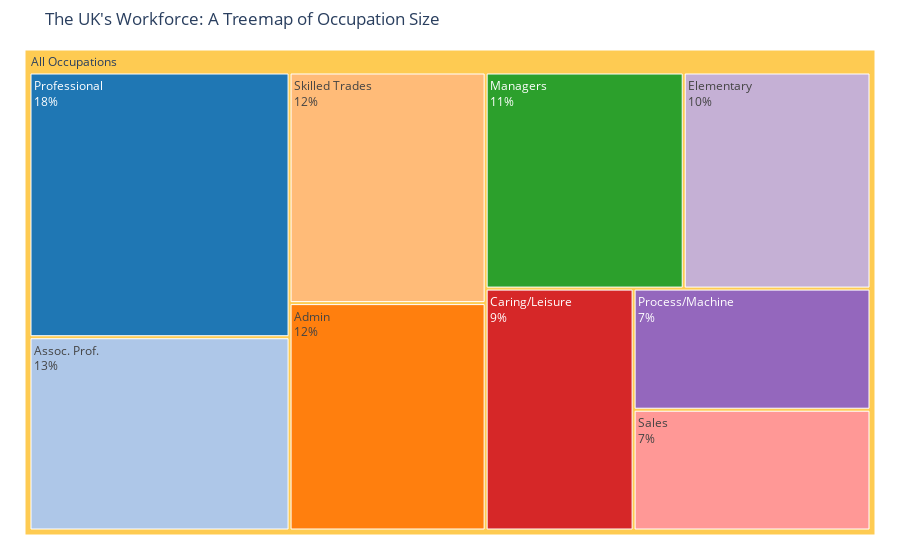
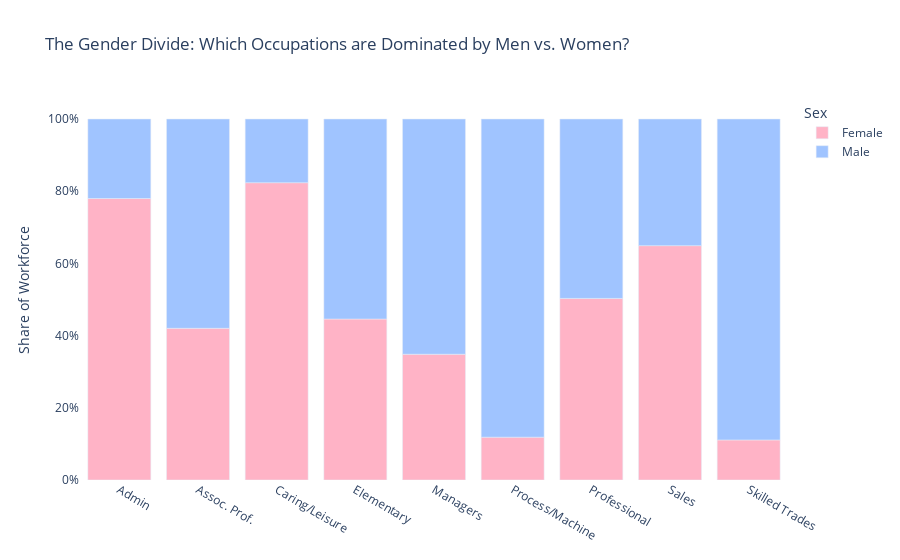
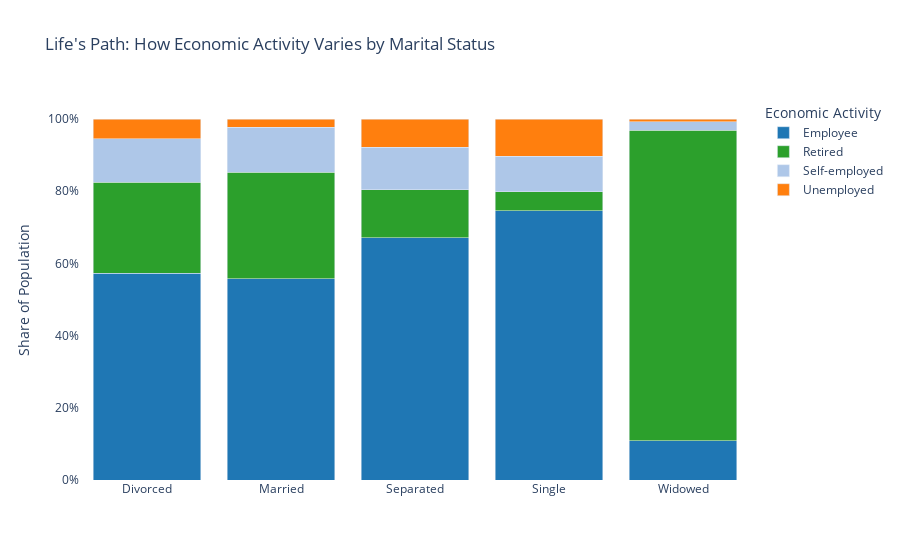

Write notebook code for charts like these, in order.
### Code cell
# --- Plot 1: The Gendered Shape of the Workweek (KDE) ---
print("\n--- Plot 1: The Gendered Shape of the Workweek ---")
male_hours_kde = df_working_pop.loc[df_working_pop["sex"]=="Male", "hours_numeric"].dropna()
female_hours_kde = df_working_pop.loc[df_working_pop["sex"]=="Female", "hours_numeric"].dropna()

kde_m = gaussian_kde(male_hours_kde, bw_method=0.3)
kde_f = gaussian_kde(female_hours_kde, bw_method=0.3)
x_grid = np.linspace(0, 65, 400)

plt.figure(figsize=(10, 6))
plt.plot(x_grid, kde_m(x_grid), color=MALE_COLOR, label="Male", linewidth=2.5)
plt.plot(x_grid, kde_f(x_grid), color=FEMALE_COLOR, label="Female", linewidth=2.5)
plt.fill_between(x_grid, kde_m(x_grid), alpha=0.15, color=MALE_COLOR)
plt.fill_between(x_grid, kde_f(x_grid), alpha=0.15, color=FEMALE_COLOR)
plt.xlabel("Approximate hours worked per week", fontsize=11)
plt.ylabel("Density (KDE)", fontsize=11)
plt.suptitle("The Gendered Shape of the Workweek", fontsize=16, fontweight='bold', y=1.03)
plt.title("Men cluster around 40 hours; Women show a bimodal split (20 & 40 hours)", fontsize=11, style='italic', pad=20)
plt.legend()
plt.grid(alpha=0.25)
plt.tight_layout()
plt.show()

# --- Plot 2: Occupation Distribution by Gender (Countplot) ---
print("\n--- Plot 2: Occupation Distribution by Gender ---")
df_female = df_working_pop[df_working_pop['sex'] == 'Female']
female_counts_by_occupation = df_female['occupation'].value_counts()
order_by_female_count = female_counts_by_occupation.index

plt.figure(figsize=(10, 7))
plt.grid(axis='x', color='lightgray', linewidth=0.6)
sns.countplot(
    data=df_working_pop,
    y="occupation",
    hue="sex",
    order=order_by_female_count,  
    palette=[FEMALE_COLOR, MALE_COLOR],
    alpha=0.85
)
plt.yticks(fontsize=9) 
plt.xticks(fontsize=12) 
plt.title("Gender Divide in Occupations: Separation Between 'Male Jobs' and 'Female Jobs", fontsize=15, fontweight='bold', pad=15, loc='left' )
plt.xlabel("Count Number", fontsize=14)
plt.ylabel("Occupation Category", fontsize=14)
plt.legend(title="", fontsize=13) 
sns.despine(left=True, bottom=True)
plt.tight_layout()
plt.show()

# --- Plot 3: The Age-Health Connection ---
print("\n--- Plot 3: The Age-Health Connection ---")
df_health_age = df[
    (df['health'] != 'Not applicable') &
    (df['age'] != 'Not applicable') &
    (df['age'] != '0-15')
]
crosstab_norm = pd.crosstab(df_health_age['age'], df_health_age['health'], normalize='index')
health_order = ["Very Good", "Good", "Fair", "Bad", "Very Bad"]
crosstab_norm = crosstab_norm[health_order] 

fig_heat, ax_heat = plt.subplots(figsize=(12, 8))
sns.heatmap(
    crosstab_norm,
    annot=True,
    fmt='.1%',
    cmap='YlGnBu',
    linewidths=.5,
    ax=ax_heat,
    cbar_kws={'format': mtick.PercentFormatter(1.0)}
)
ax_heat.set_title('The Age-Health Connection: Self-Reported Health Declines with Age', fontsize=18, loc='left', pad=20)
ax_heat.set_xlabel('Health (1=Very Good, 5=Very Bad)', fontsize=12)
ax_heat.set_ylabel('Age Bracket', fontsize=12)
ax_heat.tick_params(axis='both', which='both', left=False, bottom=False)
plt.show()

# --- Plot 4: The UK's Workforce: A Treemap of Occupation Size ---
print("\n--- Plot 4: The UK's Workforce: A Treemap of Occupation Size ---")
df_treemap = df_working_pop.groupby('occupation')['person_id'].count().reset_index()

fig_tree = px.treemap(
    df_treemap,
    path=[px.Constant("All Occupations"), 'occupation'],
    values='person_id',
    title="The UK's Workforce: A Treemap of Occupation Size",
    color='occupation',
    color_discrete_map={
        "Managers": "#2ca02c", "Professional": "#1f77b4", "Assoc. Prof.": "#aec7e8",
        "Admin": "#ff7f0e", "Skilled Trades": "#ffbb78", "Caring/Leisure": "#d62728",
        "Sales": "#ff9896", "Process/Machine": "#9467bd", "Elementary": "#c5b0d5"
    },
    labels={'occupation': 'Occupation', 'person_id': 'Total People'},
    hover_data={'person_id': ':.0f'}
)
fig_tree.update_traces(textinfo="label+percent root", hovertemplate='<b>%{label}</b><br>Population: %{value:,.0f}<br>Share: %{percentRoot:.1%}')
fig_tree.update_layout(coloraxis_showscale=False, margin=dict(t=50, l=25, r=25, b=25))
fig_tree.show()

# --- Plot 5: The Gender Divide: Occupation by Sex ---
print("\n--- Plot 5: The Gender Divide: Occupation by Sex ---")
df_agg_gender = df_working_pop.groupby(['occupation', 'sex'])['person_id'].count().reset_index()
df_agg_gender['Percentage'] = df_agg_gender.groupby('occupation')['person_id'].transform(lambda x: x / x.sum())

fig_bar_gender = px.bar(
    df_agg_gender,
    x='occupation',
    y='Percentage',
    color='sex',
    title='The Gender Divide: Which Occupations are Dominated by Men vs. Women?',
    color_discrete_map={'Male': MALE_COLOR, 'Female': FEMALE_COLOR},
    labels={'occupation': 'Occupation', 'Percentage': 'Share of Workforce', 'sex': 'Sex'}
)
fig_bar_gender.update_traces(hovertemplate='<b>%{data.name}</b><br>Share: %{y:.1%}<extra></extra>')
fig_bar_gender.update_layout(
    yaxis_title='Share of Workforce',
    yaxis_tickformat='.0%',
    legend_title='Sex',
    plot_bgcolor='white',
    xaxis_title=None,
    xaxis={'categoryorder':'total descending'}
)
fig_bar_gender.show()

# --- Plot 6: Life's Path: Economic Activity by Marital Status ---
print("\n--- Plot 6: Life's Path: How Economic Activity Varies by Marital Status ---")
df_agg_marital_base = df[
    df['marital_status'].notna() & (df['marital_status'] != 'Not applicable') &
    df['economic_activity'].notna() & (df['economic_activity'] != 'Not applicable')
].copy()
df_agg_marital = df_agg_marital_base[
    df_agg_marital_base['economic_activity'].isin(['Employee', 'Self-employed', 'Looking after home or family', 'Retired', 'Unemployed'])
].groupby(['marital_status', 'economic_activity'])['person_id'].count().reset_index()
df_agg_marital['Percentage'] = df_agg_marital.groupby('marital_status')['person_id'].transform(lambda x: x / x.sum())

fig_marital = px.bar(
    df_agg_marital,
    x='marital_status',
    y='Percentage',
    color='economic_activity',
    title="Life's Path: How Economic Activity Varies by Marital Status",
    labels={'marital_status': 'Marital Status', 'Percentage': 'Share of Population', 'economic_activity': 'Economic Activity'},
    barmode='stack',
    color_discrete_map={
        'Employee': '#1f77b4', 'Self-employed': '#aec7e8', 'Unemployed': '#ff7f0e',
        'Looking after home or family': '#ffbb78', 'Retired': '#2ca02c'
    }
)
fig_marital.update_traces(hovertemplate='<b>%{data.name}</b><br>Share: %{y:.1%}<extra></extra>')
fig_marital.update_layout(
    yaxis_title='Share of Population',
    yaxis_tickformat='.0%',
    legend_title='Economic Activity',
    plot_bgcolor='white',
    xaxis_title=None
)
fig_marital.show()

### Figure 1 — Plotly figure (JSON) as saved in the notebook; plotly's stock layout.template omitted (floating-point values rounded to 4 significant figures)
{"data": [{"branchvalues": "total", "customdata": [[256657, "(?)"], [29710, "Admin"], [33495, "Assoc. Prof."], [23850, "Caring/Leisure"], [26895, "Elementary"], [28524, "Managers"], [19118, "Process/Machine"], [45873, "Professional"], [19063, "Sales"], [30129, "Skilled Trades"]], "domain": {"x": [0, 1], "y": [0, 1]}, "hovertemplate": "<b>%{label}</b><br>Population: %{value:,.0f}<br>Share: %{percentRoot:.1%}", "ids": ["All Occupations", "All Occupations/Admin", "All Occupations/Assoc. Prof.", "All Occupations/Caring/Leisure", "All Occupations/Elementary", "All Occupations/Managers", "All Occupations/Process/Machine", "All Occupations/Professional", "All Occupations/Sales", "All Occupations/Skilled Trades"], "labels": ["All Occupations", "Admin", "Assoc. Prof.", "Caring/Leisure", "Elementary", "Managers", "Process/Machine", "Professional", "Sales", "Skilled Trades"], "marker": {"colors": ["#FECB52", "#ff7f0e", "#aec7e8", "#d62728", "#c5b0d5", "#2ca02c", "#9467bd", "#1f77b4", "#ff9896", "#ffbb78"]}, "name": "", "parents": ["", "All Occupations", "All Occupations", "All Occupations", "All Occupations", "All Occupations", "All Occupations", "All Occupations", "All Occupations", "All Occupations"], "textinfo": "label+percent root", "type": "treemap", "values": [256700.0, 29710.0, 33500.0, 23850.0, 26900.0, 28520.0, 19120.0, 45870.0, 19060.0, 30130.0]}], "layout": {"coloraxis": {"showscale": false}, "legend": {"tracegroupgap": 0}, "margin": {"b": 25, "l": 25, "r": 25, "t": 50}, "title": {"text": "The UK's Workforce: A Treemap of Occupation Size"}}}

### Figure 2 — Plotly figure (JSON) as saved in the notebook; plotly's stock layout.template omitted (floating-point values rounded to 4 significant figures)
{"data": [{"hovertemplate": "<b>%{data.name}</b><br>Share: %{y:.1%}<extra></extra>", "legendgroup": "Female", "marker": {"color": "#ffb3c6", "pattern": {"shape": ""}}, "name": "Female", "orientation": "v", "showlegend": true, "textposition": "auto", "type": "bar", "x": ["Admin", "Assoc. Prof.", "Caring/Leisure", "Elementary", "Managers", "Process/Machine", "Professional", "Sales", "Skilled Trades"], "xaxis": "x", "y": [0.7798, 0.4202, 0.8236, 0.4459, 0.3484, 0.1187, 0.5029, 0.6492, 0.111], "yaxis": "y"}, {"hovertemplate": "<b>%{data.name}</b><br>Share: %{y:.1%}<extra></extra>", "legendgroup": "Male", "marker": {"color": "#a0c4ff", "pattern": {"shape": ""}}, "name": "Male", "orientation": "v", "showlegend": true, "textposition": "auto", "type": "bar", "x": ["Admin", "Assoc. Prof.", "Caring/Leisure", "Elementary", "Managers", "Process/Machine", "Professional", "Sales", "Skilled Trades"], "xaxis": "x", "y": [0.2202, 0.5798, 0.1764, 0.5541, 0.6516, 0.8813, 0.4971, 0.3508, 0.889], "yaxis": "y"}], "layout": {"barmode": "relative", "legend": {"title": {"text": "Sex"}, "tracegroupgap": 0}, "plot_bgcolor": "white", "title": {"text": "The Gender Divide: Which Occupations are Dominated by Men vs. Women?"}, "xaxis": {"anchor": "y", "categoryorder": "total descending", "domain": [0, 1], "title": {}}, "yaxis": {"anchor": "x", "domain": [0, 1], "tickformat": ".0%", "title": {"text": "Share of Workforce"}}}}

### Figure 3 — Plotly figure (JSON) as saved in the notebook; plotly's stock layout.template omitted (floating-point values rounded to 4 significant figures)
{"data": [{"hovertemplate": "<b>%{data.name}</b><br>Share: %{y:.1%}<extra></extra>", "legendgroup": "Employee", "marker": {"color": "#1f77b4", "pattern": {"shape": ""}}, "name": "Employee", "orientation": "v", "showlegend": true, "textposition": "auto", "type": "bar", "x": ["Divorced", "Married", "Separated", "Single", "Widowed"], "xaxis": "x", "y": [0.5724, 0.5577, 0.6705, 0.7461, 0.1084], "yaxis": "y"}, {"hovertemplate": "<b>%{data.name}</b><br>Share: %{y:.1%}<extra></extra>", "legendgroup": "Retired", "marker": {"color": "#2ca02c", "pattern": {"shape": ""}}, "name": "Retired", "orientation": "v", "showlegend": true, "textposition": "auto", "type": "bar", "x": ["Divorced", "Married", "Separated", "Single", "Widowed"], "xaxis": "x", "y": [0.2519, 0.2944, 0.1329, 0.05268, 0.8599], "yaxis": "y"}, {"hovertemplate": "<b>%{data.name}</b><br>Share: %{y:.1%}<extra></extra>", "legendgroup": "Self-employed", "marker": {"color": "#aec7e8", "pattern": {"shape": ""}}, "name": "Self-employed", "orientation": "v", "showlegend": true, "textposition": "auto", "type": "bar", "x": ["Divorced", "Married", "Separated", "Single", "Widowed"], "xaxis": "x", "y": [0.1216, 0.1255, 0.1179, 0.09833, 0.02479], "yaxis": "y"}, {"hovertemplate": "<b>%{data.name}</b><br>Share: %{y:.1%}<extra></extra>", "legendgroup": "Unemployed", "marker": {"color": "#ff7f0e", "pattern": {"shape": ""}}, "name": "Unemployed", "orientation": "v", "showlegend": true, "textposition": "auto", "type": "bar", "x": ["Divorced", "Married", "Separated", "Single", "Widowed"], "xaxis": "x", "y": [0.05409, 0.02237, 0.07872, 0.1029, 0.006934], "yaxis": "y"}], "layout": {"barmode": "stack", "legend": {"title": {"text": "Economic Activity"}, "tracegroupgap": 0}, "plot_bgcolor": "white", "title": {"text": "Life's Path: How Economic Activity Varies by Marital Status"}, "xaxis": {"anchor": "y", "domain": [0, 1], "title": {}}, "yaxis": {"anchor": "x", "domain": [0, 1], "tickformat": ".0%", "title": {"text": "Share of Population"}}}}
